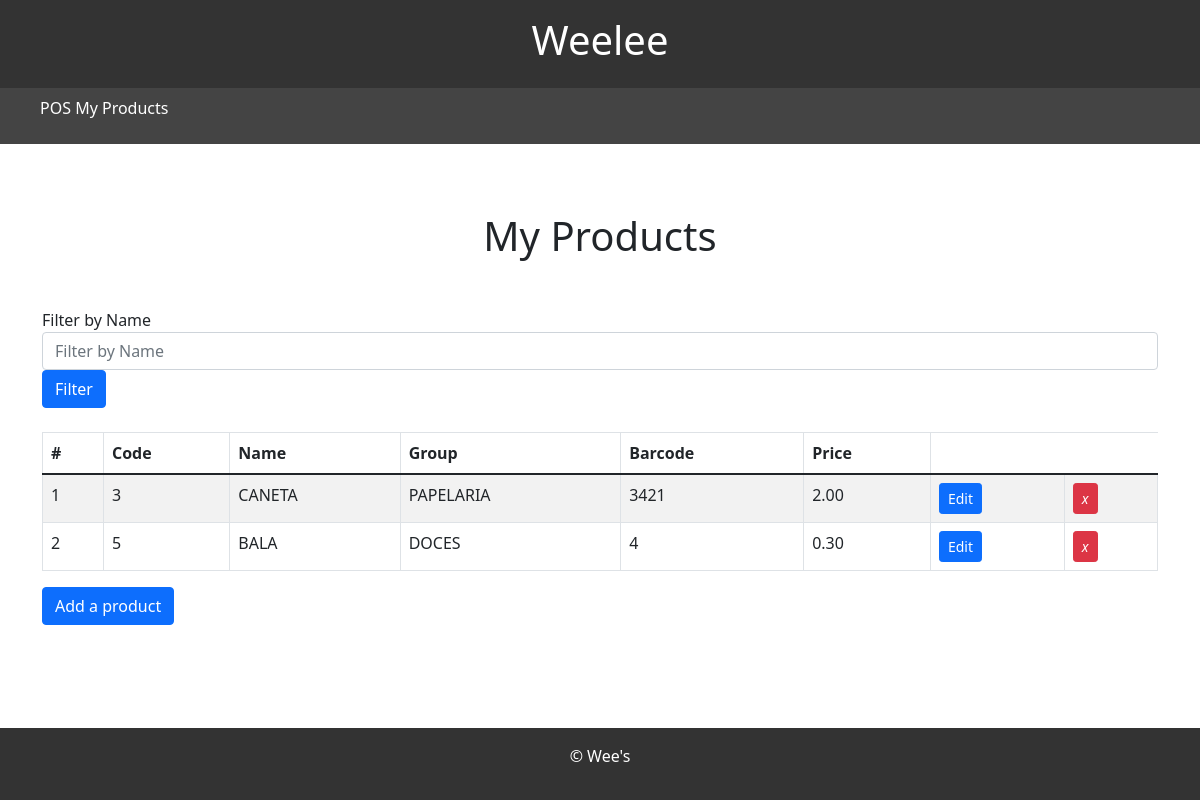
/product, run on an earlier commit of the app's database.
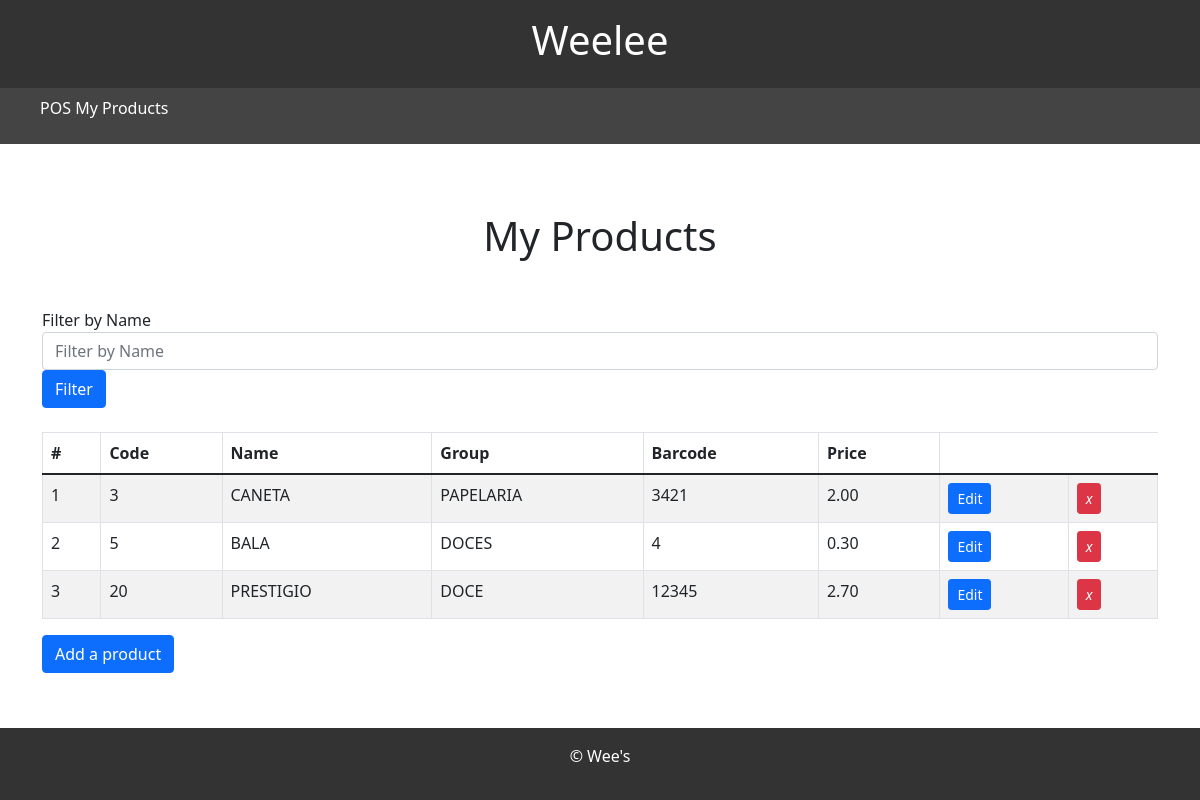
And on a later commit of the database.
### app/models.py (models this page shows, shortened)
class Product(models.Model):
    id = models.AutoField(primary_key=True)
    name = models.CharField(max_length=100)
    group = models.CharField(max_length=100)
    barcode = models.PositiveIntegerField()
    price = models.DecimalField(max_digits=10, decimal_places=2)

### app/views.py (the view)
# urls.py: path('product', views.product, name='product'),
def product(request):
    if request.method == 'GET':
        name_to_filter = request.GET.get('name')
        barcode_to_filter = request.GET.get('barcode')
        if name_to_filter:
            products = Product.objects.filter(name__icontains=name_to_filter)
        elif barcode_to_filter:
            products = Product.objects.filter(barcode__icontains=barcode_to_filter)
        else:
            products = Product.objects.all()
    context = {
        'products': products
    }
    return render(request, 'product.html', context)

### app/templates/product.html (shortened to what this page needs)
{% extends 'base.html' %}
{% load static %}
{% block content %}
    <div class="container">
      <div class="px-5 my-5 text-center">
        <h1>My Products</h1>
      </div>
      <form class="form-inline mt-3" method="get" action="{% url 'product' %}">
        <label for="filterName" class="sr-only">Filter by Name</label>
        <input type="text" class="form-control" id="filterName" name="name" placeholder="Filter by Name">
        <button type="submit" class="btn btn-primary mb-2">Filter</button>
      </form>
        <div class="table-responsive mt-3">
          <table class="table table-striped table-bordered table-hover table">
          <thead>
              <tr>
                  <th scope="col">#</th>
                  <th scope="col">Code</th>
                  <th scope="col">Name</th>
                  <th scope="col">Group</th>
                  <th scope="col">Barcode</th>
                  <th scope="col">Price</th>
              </tr>
          </thead>
          <tbody>
                  {% for product in products %}
                  <tr>
                      <td>{{ forloop.counter }}</td>
                      <td>{{ product.id }}</td>
                      <td>{{ product.name }}</td>
                      <td>{{ product.group }}</td>
                      <td>{{ product.barcode }}</td>
                      <td>{{ product.price }}</td>
                      <td>
                        <button class="btn btn-primary btn-sm" hx-get="{% url 'edit_product' pk=product.pk %}" hx-target="#dialog">Edit</button>
                      </td>
                      <td>
                      <a href="{% url 'remove_product' pk=product.id %}" class="btn btn-danger btn-sm">
                        <i class="fa fa-trash"> x </i>
                      </a>
                      </td>
                  </tr>
                  {% endfor %}
          </tbody>
      </table>
      </div>
      <button hx-get="{% url 'add_product' %}" hx-target="#dialog" class="btn btn-primary">
        Add a product
      </button>
    </div>
    <div class="toast-container position-fixed top-0 end-0 p-3">
    </div>
{% endblock %}

What changed in the data, as far as the page shows it:
added Product: id "20", name "PRESTIGIO", group "DOCE", barcode "12345", price "2.70"
